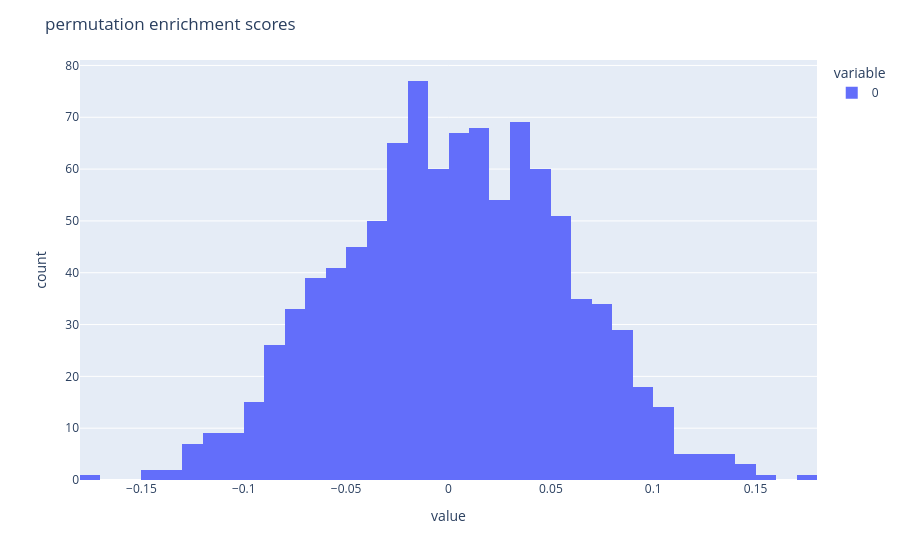
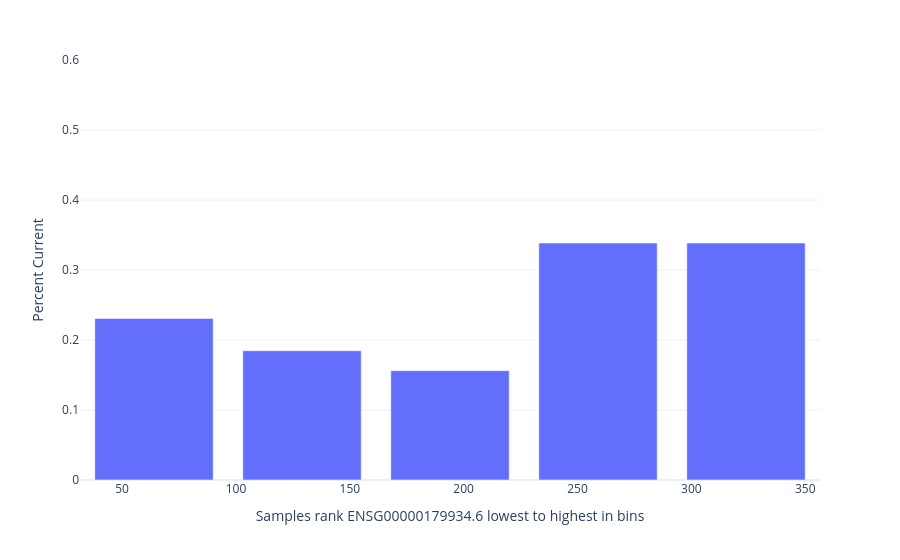
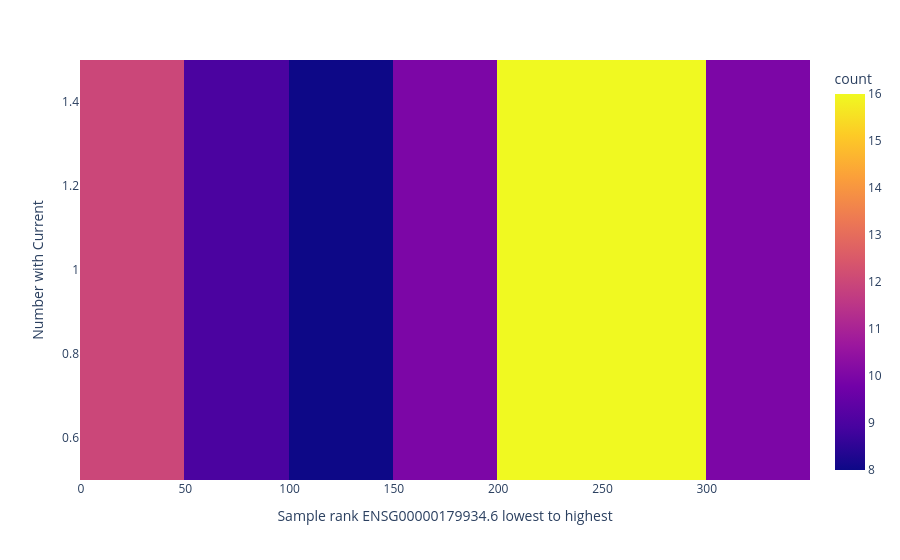
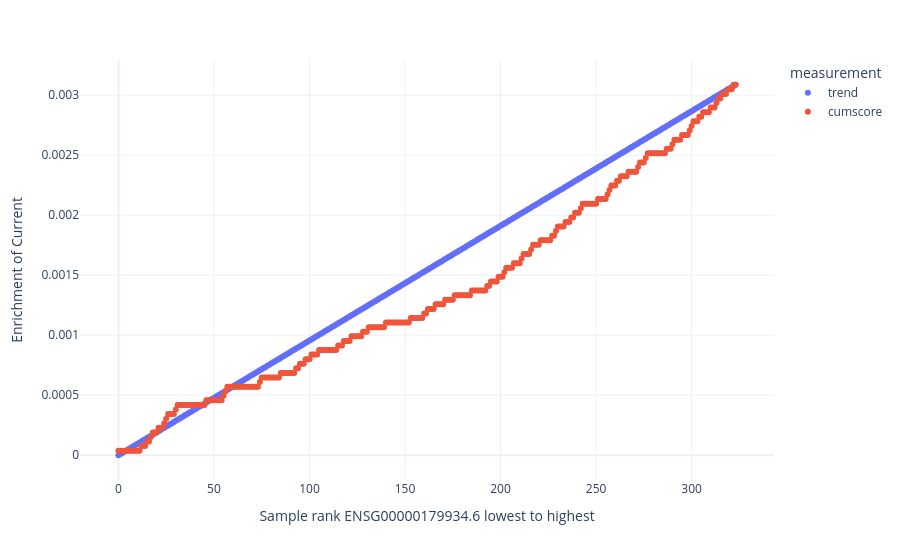

Notebook code cell kept with these figures, in order:
### Code cell
baNESpvals, collectgraphinfo= run_a_ba(ba,valuecols, outdir, commoncolumn, rankorderdf, badf, keepsamples,use_gpu)

### Figure 1 — Plotly figure (JSON) as saved in the notebook; plotly's stock layout.template omitted (floating-point values rounded to 4 significant figures; data arrays with more than 128 entries replaced by an {"elided": "..."} marker saying what was removed)
{"data": [{"alignmentgroup": "True", "bingroup": "x", "hovertemplate": "variable=0<br>value=%{x}<br>count=%{y}<extra></extra>", "legendgroup": "0", "marker": {"color": "#636efa", "pattern": {"shape": ""}}, "name": "0", "offsetgroup": "0", "orientation": "v", "showlegend": true, "type": "histogram", "x": {"elided": "1000 float values"}, "xaxis": "x", "yaxis": "y"}], "layout": {"autosize": true, "barmode": "relative", "legend": {"title": {"text": "variable"}, "tracegroupgap": 0}, "margin": {"t": 60}, "title": {"text": "permutation enrichment scores"}, "xaxis": {"anchor": "y", "autorange": true, "domain": [0, 1], "range": [-0.18, 0.18], "title": {"text": "value"}, "type": "linear"}, "yaxis": {"anchor": "x", "autorange": true, "domain": [0, 1], "range": [0, 81.05], "title": {"text": "count"}}}}

### Figure 2 — Plotly figure (JSON) as saved in the notebook; plotly's stock layout.template omitted (floating-point values rounded to 4 significant figures)
{"data": [{"alignmentgroup": "True", "hovertemplate": "Samples rank ENSG00000179934.6 lowest to highest in bins=%{x}<br>Percent Current=%{y}<extra></extra>", "legendgroup": "", "marker": {"color": "#636efa", "pattern": {"shape": ""}}, "name": "", "offsetgroup": "", "orientation": "v", "showlegend": false, "textposition": "auto", "type": "bar", "x": [64, 129, 194, 259, 324], "xaxis": "x", "y": [0.2308, 0.1846, 0.1562, 0.3385, 0.3385], "yaxis": "y"}], "layout": {"autosize": true, "barmode": "relative", "legend": {"tracegroupgap": 0}, "margin": {"t": 60}, "xaxis": {"anchor": "y", "autorange": true, "domain": [0, 1], "range": [31.5, 356.5], "title": {"text": "Samples rank ENSG00000179934.6 lowest to highest in bins"}, "type": "linear"}, "yaxis": {"anchor": "x", "domain": [0, 1], "range": [0, 0.6], "title": {"text": "Percent Current"}, "type": "linear"}}}

### Figure 3 — Plotly figure (JSON) as saved in the notebook; plotly's stock layout.template omitted (floating-point values rounded to 4 significant figures)
{"data": [{"coloraxis": "coloraxis", "hovertemplate": "Sample rank ENSG00000179934.6 lowest to highest=%{x}<br>Number with Current=%{y}<br>count=%{z}<extra></extra>", "name": "", "nbinsx": 10, "type": "histogram2d", "x": [0, 12, 15, 17, 18, 21, 24, 25, 26, 30, 31, 46, 55, 56, 57, 74, 75, 85, 93, 95, 98, 101, 105, 115, 118, 122, 128, 131, 140, 153, 160, 162, 166, 171, 176, 185, 193, 195, 199, 202, 203, 207, 211, 212, 216, 217, 221, 227, 229, 230, 234, 237, 239, 242, 243, 251, 256, 257, 258, 261, 263, 267, 272, 273, 276, 277, 287, 290, 291, 295, 299, 300, 301, 304, 306, 310, 313, 314, 316, 319, 322], "xaxis": "x", "xbingroup": "x", "y": [1, 1, 1, 1, 1, 1, 1, 1, 1, 1, 1, 1, 1, 1, 1, 1, 1, 1, 1, 1, 1, 1, 1, 1, 1, 1, 1, 1, 1, 1, 1, 1, 1, 1, 1, 1, 1, 1, 1, 1, 1, 1, 1, 1, 1, 1, 1, 1, 1, 1, 1, 1, 1, 1, 1, 1, 1, 1, 1, 1, 1, 1, 1, 1, 1, 1, 1, 1, 1, 1, 1, 1, 1, 1, 1, 1, 1, 1, 1, 1, 1], "yaxis": "y", "ybingroup": "y"}], "layout": {"autosize": true, "coloraxis": {"colorbar": {"title": {"text": "count"}}, "colorscale": [[0, "#0d0887"], [0.1111, "#46039f"], [0.2222, "#7201a8"], [0.3333, "#9c179e"], [0.4444, "#bd3786"], [0.5556, "#d8576b"], [0.6667, "#ed7953"], [0.7778, "#fb9f3a"], [0.8889, "#fdca26"], [1, "#f0f921"]]}, "legend": {"tracegroupgap": 0}, "margin": {"t": 60}, "xaxis": {"anchor": "y", "autorange": true, "domain": [0, 1], "range": [-0.5, 349.5], "title": {"text": "Sample rank ENSG00000179934.6 lowest to highest"}, "type": "linear"}, "yaxis": {"anchor": "x", "autorange": true, "domain": [0, 1], "range": [0.5, 1.5], "title": {"text": "Number with Current"}, "type": "linear"}}}

### Figure 4 — Plotly figure (JSON) as saved in the notebook; plotly's stock layout.template omitted (floating-point values rounded to 4 significant figures; data arrays with more than 128 entries replaced by an {"elided": "..."} marker saying what was removed)
{"data": [{"hovertemplate": "measurement=trend<br>Sample rank ENSG00000179934.6 lowest to highest=%{x}<br>Enrichment of Current=%{y}<extra></extra>", "legendgroup": "trend", "marker": {"color": "#636efa", "symbol": "circle"}, "mode": "markers", "name": "trend", "orientation": "v", "showlegend": true, "type": "scatter", "x": {"elided": "324 int values"}, "xaxis": "x", "y": {"elided": "324 float values"}, "yaxis": "y"}, {"hovertemplate": "measurement=cumscore<br>Sample rank ENSG00000179934.6 lowest to highest=%{x}<br>Enrichment of Current=%{y}<extra></extra>", "legendgroup": "cumscore", "marker": {"color": "#EF553B", "symbol": "circle"}, "mode": "markers", "name": "cumscore", "orientation": "v", "showlegend": true, "type": "scatter", "x": {"elided": "324 int values"}, "xaxis": "x", "y": {"elided": "324 float values"}, "yaxis": "y"}], "layout": {"autosize": true, "legend": {"title": {"text": "measurement"}, "tracegroupgap": 0}, "margin": {"t": 60}, "xaxis": {"anchor": "y", "autorange": true, "domain": [0, 1], "range": [-20.33, 343.3], "title": {"text": "Sample rank ENSG00000179934.6 lowest to highest"}, "type": "linear"}, "yaxis": {"anchor": "x", "autorange": true, "domain": [0, 1], "range": [-0.000239, 0.003325], "title": {"text": "Enrichment of Current"}, "type": "linear"}}}
